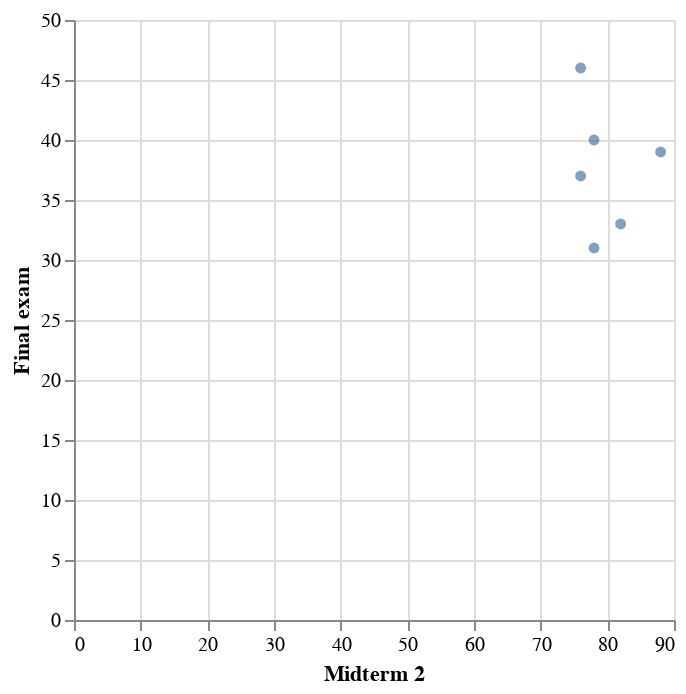

The notebook cell this image was saved under:
### Markdown cell above
* Using Altair, make a scatter plot using the data from `df_sub` for which the x-coordinate is "Midterm 2" and the y-coordinate is "Final exam".

### Code cell
alt.Chart(df_sub).mark_circle().encode(x = "Midterm 2", y = "Final exam")

### Figure 1 — Vega-Lite specification as saved in the notebook (floating-point values rounded to 4 significant figures)
{"config": {"view": {"continuousWidth": 300, "continuousHeight": 300}}, "data": {"name": "data-0b454ce08ddce97cfd46440b4bc6290a"}, "mark": {"type": "circle"}, "encoding": {"x": {"field": "Midterm 2", "type": "quantitative"}, "y": {"field": "Final exam", "type": "quantitative"}}, "$schema": "https://vega.github.io/schema/vega-lite/v5.20.1.json", "datasets": {"data-0b454ce08ddce97cfd46440b4bc6290a": [{"Student_id": 93619, "Quiz 1": 0, "Quiz 2": 40, "Midterm 1": 68, "Quiz 3": 100, "Quiz 4": 80, "Midterm 2": 88, "Quiz 5": 80, "Final exam": 39, "Webwork": 43, "Total": "F"}, {"Student_id": 63723, "Quiz 1": 0, "Quiz 2": 70, "Midterm 1": 60, "Quiz 3": 0, "Quiz 4": 90, "Midterm 2": 76, "Quiz 5": 60, "Final exam": 46, "Webwork": 32, "Total": "F"}, {"Student_id": 70693, "Quiz 1": 80, "Quiz 2": 70, "Midterm 1": 64, "Quiz 3": 100, "Quiz 4": 80, "Midterm 2": 76, "Quiz 5": 30, "Final exam": 37, "Webwork": 46, "Total": "F"}, {"Student_id": 93643, "Quiz 1": 60, "Quiz 2": 40, "Midterm 1": 50, "Quiz 3": 60, "Quiz 4": 50, "Midterm 2": 78, "Quiz 5": 70, "Final exam": 31, "Webwork": 91, "Total": "F"}, {"Student_id": 81308, "Quiz 1": 80, "Quiz 2": 50, "Midterm 1": 52, "Quiz 3": 80, "Quiz 4": 70, "Midterm 2": 78, "Quiz 5": 0, "Final exam": 40, "Webwork": 74, "Total": "F"}, {"Student_id": 93904, "Quiz 1": 100, "Quiz 2": 30, "Midterm 1": 46, "Quiz 3": 0, "Quiz 4": 60, "Midterm 2": 82, "Quiz 5": 0, "Final exam": 33, "Webwork": 27, "Total": "F"}]}}
